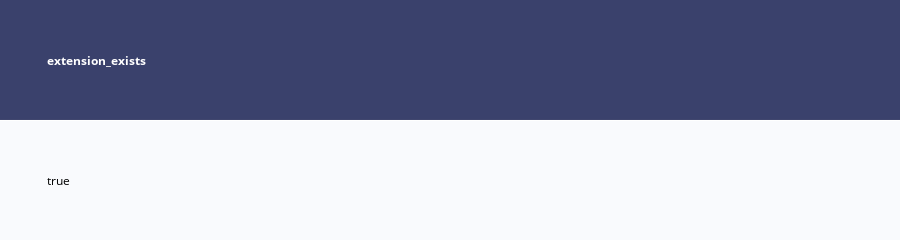

Notebook cell for this chart:
### Markdown cell above
# Pre-Req
Check whether the extension exists

### Code cell
query = """
SELECT CASE WHEN COUNT(*) > 0 THEN 'true' ELSE 'false' END AS extension_exists
FROM pg_extension
WHERE extname = 'pg_stat_statements';
"""
df = pd.read_sql_query(query, connection)
# Create a Plotly table without formatting
table = ff.create_table(df)

# Display the table in Jupyter Notebook
table.show()

### Figure 1 — Plotly figure (JSON) as saved in the notebook; plotly's stock layout.template omitted (floating-point values rounded to 4 significant figures)
{"data": [{"colorscale": [[0, "#00083e"], [0.5, "#ededee"], [1, "#ffffff"]], "hoverinfo": "none", "opacity": 0.75, "showscale": false, "type": "heatmap", "z": [[0], [0.5]]}], "layout": {"annotations": [{"align": "left", "font": {"color": "#ffffff"}, "showarrow": false, "text": "<b>extension_exists</b>", "x": -0.45, "xanchor": "left", "xref": "x", "y": 0, "yref": "y"}, {"align": "left", "font": {"color": "#000000"}, "showarrow": false, "text": "true", "x": -0.45, "xanchor": "left", "xref": "x", "y": 1, "yref": "y"}], "height": 110, "margin": {"b": 0, "l": 0, "r": 0, "t": 0}, "xaxis": {"dtick": 1, "gridwidth": 2, "showticklabels": false, "tick0": -0.5, "ticks": "", "zeroline": false}, "yaxis": {"autorange": "reversed", "dtick": 1, "gridwidth": 2, "showticklabels": false, "tick0": 0.5, "ticks": "", "zeroline": false}}}
